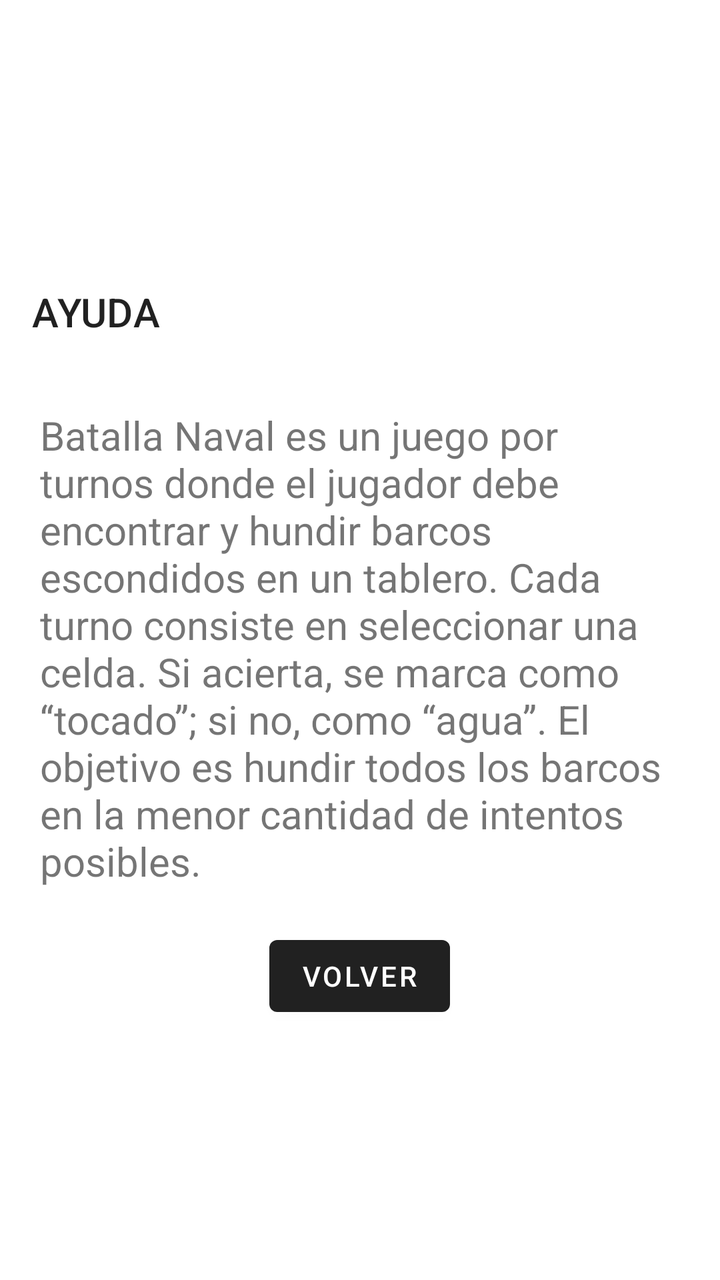
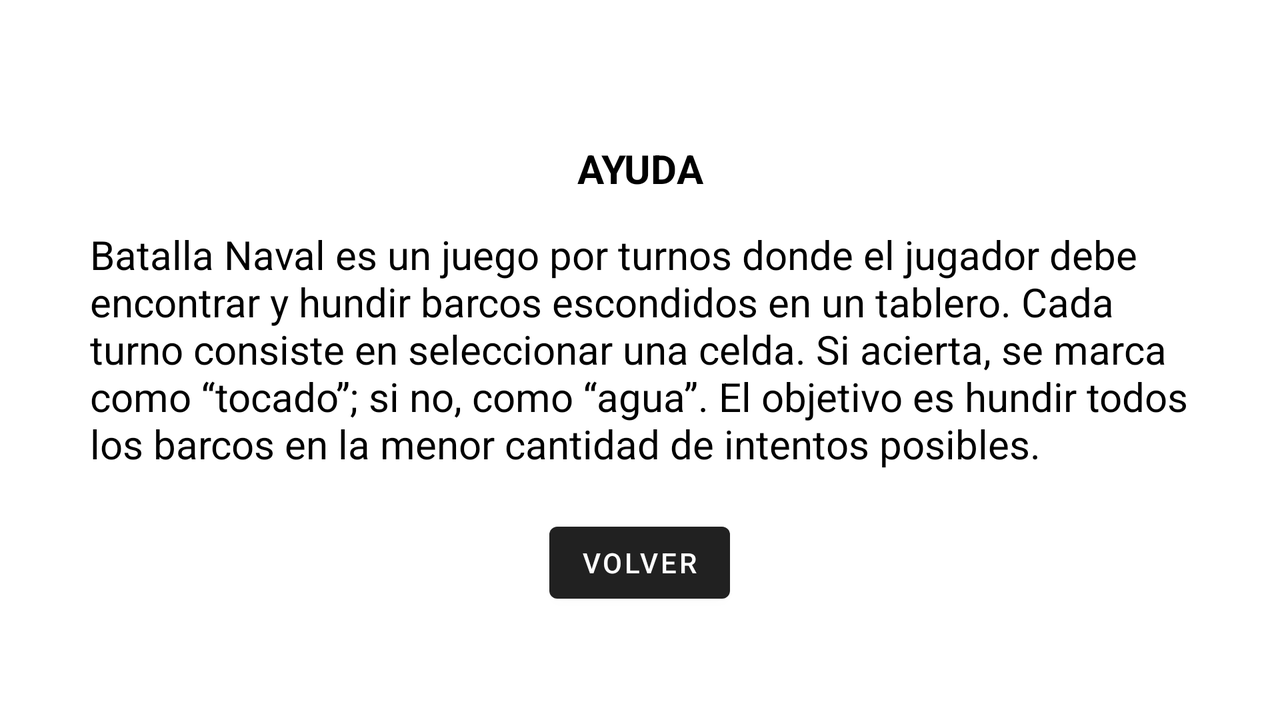

Compare how this app lays out the same screen by default and in its alternative resource folder. The renders come first, then the two layout files and the values they reference.
<!-- AndroidManifest.xml: application theme Theme.BatallaNaval -->
<!-- res/layout/activity_ayuda.xml -->
<LinearLayout xmlns:android="http://schemas.android.com/apk/res/android"
    android:layout_height="match_parent"
    android:layout_width="match_parent"
    xmlns:app="http://schemas.android.com/apk/res-auto"
    android:orientation="vertical"
    android:gravity="center">

    <androidx.appcompat.widget.Toolbar
        android:layout_width="match_parent"
        android:layout_height="wrap_content"
        android:layout_gravity="center"
        app:title="AYUDA" />

    <TextView
        android:layout_width="wrap_content"
        android:layout_height="wrap_content"
        android:text="@string/textoAyuda"
        android:textSize="20sp"
        android:padding="20dp"
        android:layout_gravity="top|center"/>
    <Button
        android:id="@+id/btn_volver"
        android:layout_width="wrap_content"
        android:layout_height="wrap_content"
        android:text="VOLVER"/>

</LinearLayout>
<!-- resources referenced by this layout -->
<resources>
  <string name="textoAyuda">Batalla Naval es un juego por turnos donde el jugador debe encontrar y hundir barcos escondidos en un tablero. Cada turno consiste en seleccionar una celda. Si acierta, se marca como “tocado”; si no, como “agua”. El objetivo es hundir todos los barcos en la menor cantidad de intentos posibles.</string>
  <style name="Theme.BatallaNaval" parent="Base.Theme.BatallaNaval" />
  <style name="Base.Theme.BatallaNaval" parent="Theme.MaterialComponents.DayNight.DarkActionBar">
          
          
      </style>
</resources>
<!-- res/layout-land/activity_ayuda.xml (the repository's variant of the layout above) -->
<!-- drawn on the phone turned sideways -->
<LinearLayout xmlns:android="http://schemas.android.com/apk/res/android"
    android:layout_height="match_parent"
    android:layout_width="match_parent"
    xmlns:app="http://schemas.android.com/apk/res-auto"
    android:gravity="center"
    android:background="@drawable/fondo">

    <LinearLayout
        android:layout_width="550dp"
        android:layout_height="match_parent"
        android:orientation="vertical"
        android:gravity="center">

        <TextView
            android:layout_width="match_parent"
            android:layout_height="wrap_content"
            android:text="@string/tit_ayuda"
            android:gravity="center"
            android:textSize="20sp"
            android:textStyle="bold"
            android:textColor="@android:color/black"
            android:padding="16dp"/>

        <TextView
            android:layout_width="wrap_content"
            android:layout_height="wrap_content"
            android:text="@string/textoAyuda"
            android:textSize="20sp"
            android:layout_marginBottom="22dp"
            android:textColor="@color/black"
            android:layout_gravity="top|center"/>
        <Button
            android:id="@+id/btn_volver"
            android:layout_width="wrap_content"
            android:layout_height="wrap_content"
            android:text="@string/volver"/>

    </LinearLayout>


</LinearLayout>
<!-- resources referenced by the variant -->
<!-- as the phone turned sideways resolves them -->
<resources>
  <string name="textoAyuda">Batalla Naval es un juego por turnos donde el jugador debe encontrar y hundir barcos escondidos en un tablero. Cada turno consiste en seleccionar una celda. Si acierta, se marca como “tocado”; si no, como “agua”. El objetivo es hundir todos los barcos en la menor cantidad de intentos posibles.</string>
  <string name="tit_ayuda">AYUDA</string>
  <string name="volver">VOLVER</string>
  <style name="Theme.BatallaNaval" parent="Base.Theme.BatallaNaval" />
  <style name="Base.Theme.BatallaNaval" parent="Theme.MaterialComponents.DayNight.DarkActionBar">
          
          
      </style>
</resources>
